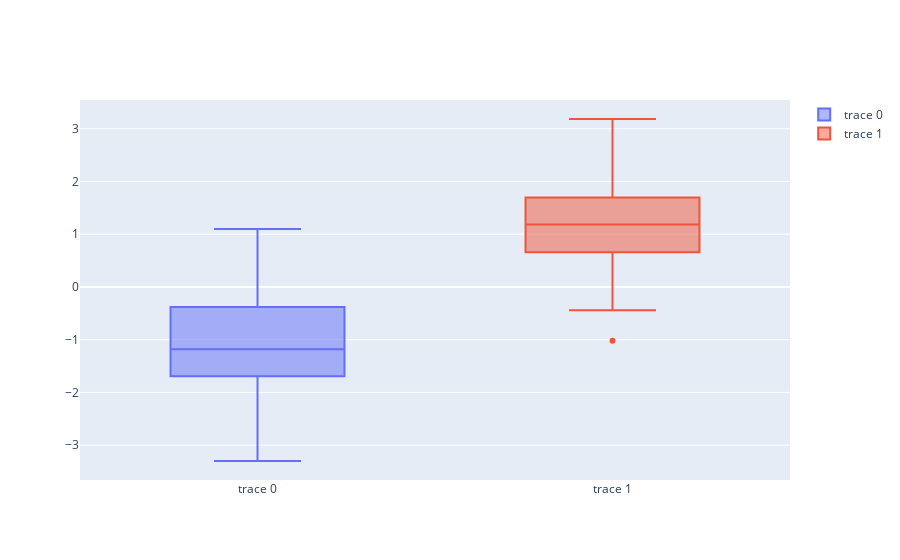

Source (notebook cell):
### Code cell
np.random.seed(1)
y0 = np.random.randn(50) - 1
y1 = np.random.randn(50) + 1
fig = go.Figure()
fig.add_trace(go.Box(y=y0))
fig.add_trace(go.Box(y=y1))
fig.show()
